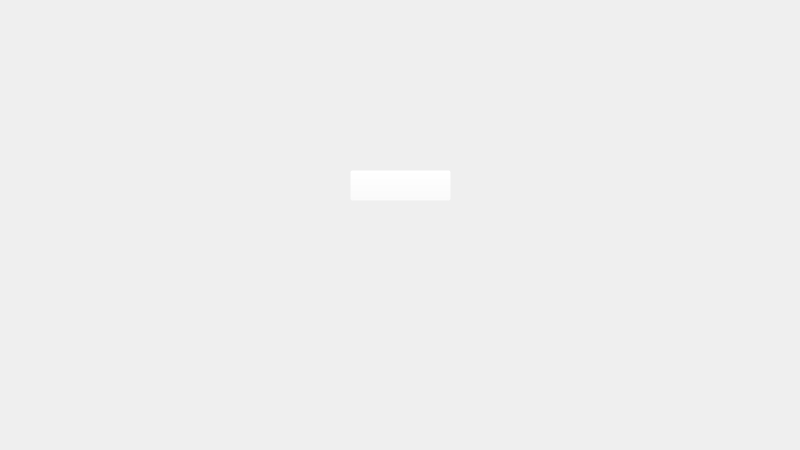
<?xml version="1.0" encoding="UTF-8"?>
<ui version="4.0">
 <class>MainWindow</class>
 <widget class="QMainWindow" name="MainWindow">
  <property name="geometry">
   <rect>
    <x>0</x>
    <y>0</y>
    <width>800</width>
    <height>450</height>
   </rect>
  </property>
  <property name="maximumSize">
   <size>
    <width>800</width>
    <height>450</height>
   </size>
  </property>
  <property name="windowTitle">
   <string>The Backrooms</string>
  </property>
  <widget class="QWidget" name="centralwidget">
   <widget class="QLabel" name="label">
    <property name="geometry">
     <rect>
      <x>0</x>
      <y>0</y>
      <width>801</width>
      <height>451</height>
     </rect>
    </property>
    <property name="text">
     <string/>
    </property>
    <property name="pixmap">
     <pixmap>../img/Group 6 (1).png</pixmap>
    </property>
   </widget>
   <widget class="QPushButton" name="okBtn">
    <property name="geometry">
     <rect>
      <x>350</x>
      <y>170</y>
      <width>101</width>
      <height>31</height>
     </rect>
    </property>
    <property name="cursor">
     <cursorShape>PointingHandCursor</cursorShape>
    </property>
    <property name="styleSheet">
     <string notr="true">#okBtn{
	background-color: rgba(255, 255, 255, 0);
}</string>
    </property>
    <property name="text">
     <string/>
    </property>
    <property name="default">
     <bool>false</bool>
    </property>
    <property name="flat">
     <bool>false</bool>
    </property>
   </widget>
  </widget>
 </widget>
 <resources/>
 <connections/>
</ui>
